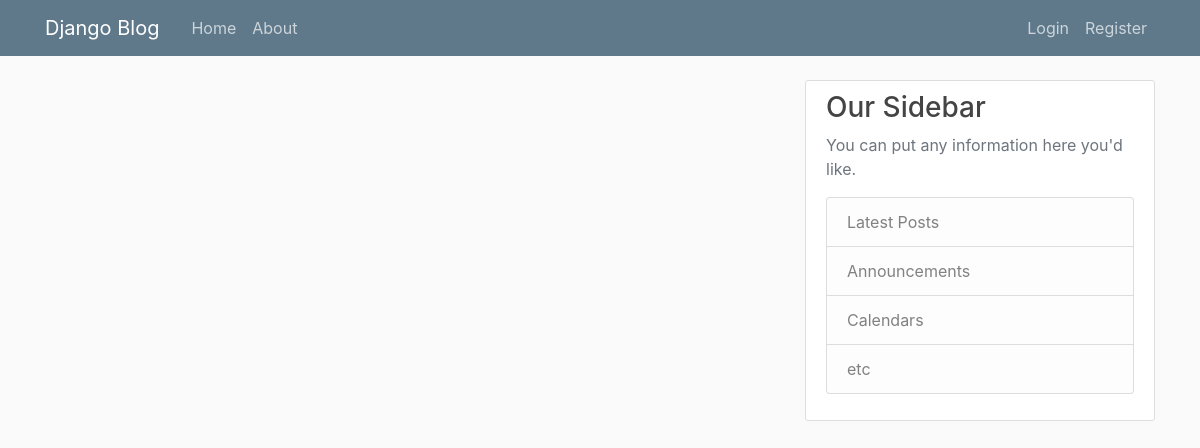
The app's page /, older data.
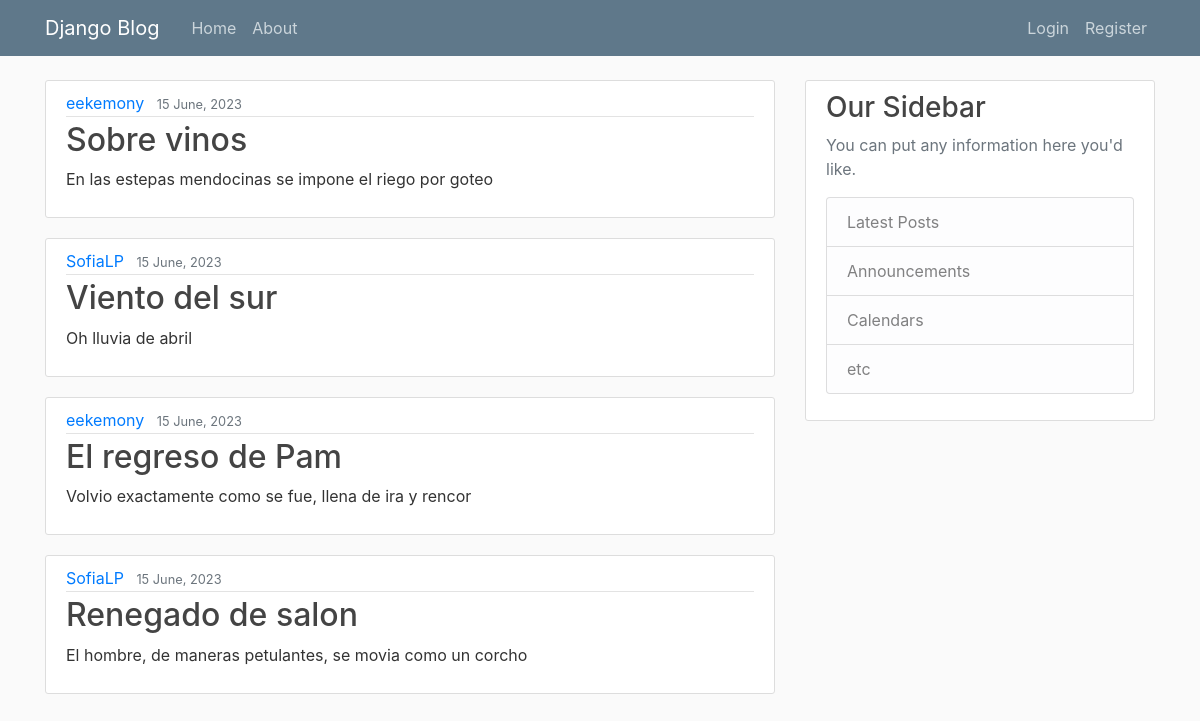
The same page, newer data.
### blog/models.py (models this page shows, shortened)
class Post(models.Model):
    title = models.CharField(max_length=100)
    content = models.TextField()
    date_posted = models.DateTimeField(default=timezone.now)
    author = models.ForeignKey(User, on_delete=models.CASCADE)

### blog/views.py (the view)
# urls.py: 2. Add a URL to urlpatterns:  path('', views.home, name='home')
def home(request):
    context = {
        'cosas': Post.objects.all()
    }
    return render(request, 'blog/home.html', context)

### blog/templates/blog/home.html
{% extends "blog/base.html" %}
{% block contenido%}
    {% for cosa in cosas %}
        <article class="media content-section">
            <div class="media-body">
                <div class="article-metadata">
                    <a class="mr-2" href="#">{{ cosa.author }}</a>
                    <small class="text-muted">{{ cosa.date_posted|date:"d F, Y"}}</small>
                </div>
                <h2><a class="article-title" href="#">{{ cosa.title }}</a></h2>
                <p class="article-content">{{ cosa.content }}</p>
            </div>
        </article>
    {% endfor %}
{% endblock contenido %}

### blog/templates/blog/base.html (shortened to what this page needs)
{% load static %}
<!DOCTYPE html>
<html lang="en">
<head>
    <link rel="stylesheet" href="https://cdn.jsdelivr.net/npm/bootstrap@4.0.0/dist/css/bootstrap.min.css">
    <link rel="stylesheet" type="text/css" href="{% static 'blog/main.css' %}">
</head>
<body>
    <header class="site-header">
        <nav class="navbar navbar-expand-md navbar-dark bg-steel fixed-top">
            <div class="container">
                <a class="navbar-brand mr-4" href="{% url 'blog-home' %}">Django Blog</a>
                <div class="collapse navbar-collapse" id="navbarToggle">
                    <div class="navbar-nav mr-auto">
                    <a class="nav-item nav-link" href="{% url 'blog-home' %}">Home</a>
                    <a class="nav-item nav-link" href="{% url 'blog-about' %}">About</a>
                    </div>
                    <div class="navbar-nav">
                    <a class="nav-item nav-link" href="#">Login</a>
                    <a class="nav-item nav-link" href="#">Register</a>
                    </div>
                </div>
            </div>
        </nav>
    </header>
    <main role="main" class="container">
        <div class="row">
            <div class="col-md-8">
            {% block contenido %}{% endblock %}
            </div>
            <div class="col-md-4">
                <div class="content-section">
                    <h3>Our Sidebar</h3>
                    <p class='text-muted'>You can put any information here you'd like.
                    <ul class="list-group">
                        <li class="list-group-item list-group-item-light">Latest Posts</li>
                        <li class="list-group-item list-group-item-light">Announcements</li>
                        <li class="list-group-item list-group-item-light">Calendars</li>
                        <li class="list-group-item list-group-item-light">etc</li>
                    </ul>
                    </p>
                </div>
            </div>
        </div>
    </main>
</body>
</html>

### blog/static/blog/main.css (style rules this page uses)
body { background: #fafafa; color: #333333; margin-top: 5rem; }
h1, h2, h3, h4, h5, h6 { color: #444444; }
ul { margin: 0; }
.bg-steel { background-color: #5f788a; }
.site-header .navbar-nav .nav-link { color: #cbd5db; }
.content-section { background: #ffffff; padding: 10px 20px; border: 1px solid #dddddd; border-radius: 3px; margin-bottom: 20px; }
.article-title { color: #444444; }
.article-content { white-space: pre-line; }
.article-metadata { padding-bottom: 1px; margin-bottom: 4px; border-bottom: 1px solid #e3e3e3 }

Row changes from the older to the newer data that the page shows:
added Post: author "eekemony", date_posted "15 June, 2023", title "Sobre vinos", content "En las estepas mendocinas se impone el riego por goteo"
added Post: author "SofiaLP", date_posted "15 June, 2023", title "Viento del sur", content "Oh lluvia de abril"
added Post: author "eekemony", date_posted "15 June, 2023", title "El regreso de Pam", content "Volvio exactamente como se fue, llena de ira y rencor"
added Post: author "SofiaLP", date_posted "15 June, 2023", title "Renegado de salon", content "El hombre, de maneras petulantes, se movia como un corcho"
